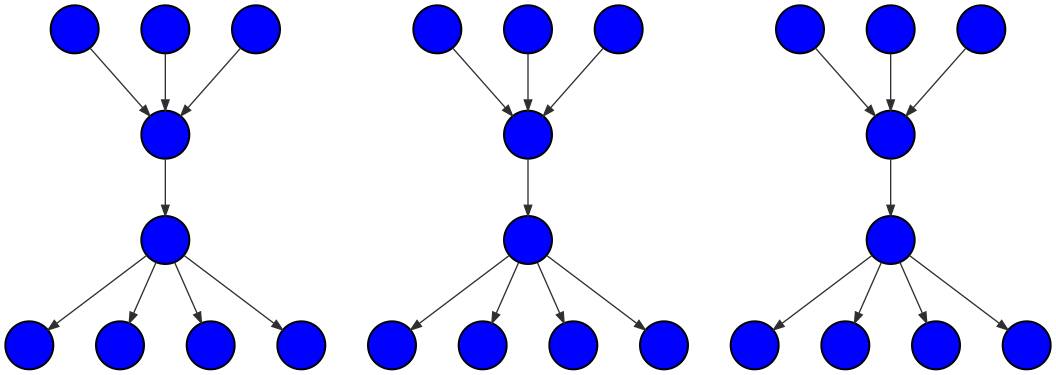

Write the Python code that produced this figure.
from pathlib import Path
import importlib
import numpy as np
import matplotlib.pyplot as plt


# ---- Graph and scheduling config ----
# Resource is the fraction of a processor needed by a task (0 < resource <= 1).
# NODE_DEFS = {
# 	"A": {"resource": 1 / 3, "time": 1},
# 	"B": {"resource": 1 / 3, "time": 2},
# 	"C": {"resource": 1 / 3, "time": 1},
# 	"D": {"resource": 1.0, "time": 3},
# 	"E": {"resource": 1, "time": 1},
# 	"F": {"resource": 1, "time": 1},
# 	"H": {"resource": 1 / 3, "time": 1},
# 	"I": {"resource": 1 / 3, "time": 1},
# 	"J": {"resource": 1 / 3, "time": 2},
# 	"K": {"resource": 1.0, "time": 3},
# 	"L": {"resource": 1, "time": 1},
# 	"M": {"resource": 1, "time": 1},
# 	"N": {"resource": 1 / 3, "time": 2},
# 	"O": {"resource": 1 / 3, "time": 1},
# 	"P": {"resource": 1 / 3, "time": 1},
# 	"Q": {"resource": 1.0, "time": 3},
# 	"R": {"resource": 1, "time": 1},
# 	"S": {"resource": 1, "time": 1},
# }

NODE_DEFS = {
	"A": {},
	"B": {},
	"C": {},
	"D": {},
	"E": {},
	"F": {},
	"G": {},
	"H": {},
	"I": {},
}

EDGES = [
	["A", "D"],
	["B", "D"],
	["C", "D"],
	["D", "E"],
	["E", "F"],
	["E", "G"],
	["E", "I"],
	["E", "H"],
]

# scale to 4 concurrent graphs
EDGES = [[f"{x}{i}", f"{y}{i}"] for i in range(1, 4) for x, y in EDGES]
NODE_DEFS = {f"{node}{i}": {} for i in range(1, 4) for node in NODE_DEFS.keys()}

def compute_stage_levels(node_defs, edges):
	"""Assign each node a stage level from DAG structure (order-independent)."""
	nodes = list(node_defs.keys())
	parents = {node: [] for node in nodes}
	children = {node: [] for node in nodes}
	indegree = {node: 0 for node in nodes}

	for src, dst in edges:
		if src not in node_defs or dst not in node_defs:
			raise ValueError(f"Edge ({src}, {dst}) refers to an unknown node.")
		children[src].append(dst)
		parents[dst].append(src)
		indegree[dst] += 1

	queue = [node for node in nodes if indegree[node] == 0]
	levels = {node: 0 for node in queue}
	visited = 0

	while queue:
		node = queue.pop(0)
		visited += 1
		for child in children[node]:
			levels[child] = max(levels.get(child, 0), levels[node] + 1)
			indegree[child] -= 1
			if indegree[child] == 0:
				queue.append(child)

	if visited != len(nodes):
		raise ValueError("Input graph is not a DAG (cycle detected).")

	for node in nodes:
		levels.setdefault(node, 0)
	return levels


def _split_output_path(output_path: str) -> tuple[str, str]:
	"""Convert a path like dag_connected.png into (dag_connected, png)."""
	path = Path(output_path)
	if path.suffix:
		return str(path.with_suffix("")), path.suffix.lstrip(".")
	return str(path), "png"


def draw_connected_dag(output_path: str = "ligo_example_dag.png") -> None:
	"""Render the DAG with Graphviz and color nodes by assigned processor."""
	try:
		graphviz = importlib.import_module("graphviz")
	except ModuleNotFoundError as exc:
		raise RuntimeError(
			"Missing dependency: graphviz. Install it with: pip install graphviz"
		) from exc

	Digraph = graphviz.Digraph

	nodes = list(NODE_DEFS.keys())
	# assignment, start_time, finish_time, run_order = schedule_nodes(
	# 	NODE_DEFS,
	# 	EDGES,
	# 	PRIORITY_ORDERING,
	# 	num_processors,
	# 	look_ahead
	# )
	levels = compute_stage_levels(NODE_DEFS, EDGES)

	dot = Digraph("task_mapping", format="png")
	dot.attr(rankdir="TD", splines="spline", nodesep="0.45", ranksep="0.6")
	dot.attr("node", shape="circle", style="filled", fontcolor="white", fontsize="14", penwidth="1.5")
	dot.attr("edge", color="#2f2f2f", arrowsize="0.8", penwidth="1.0")

	for node in nodes:
		dot.node(node, label='', fillcolor='blue')

	for src, dst in EDGES:
		dot.edge(src, dst)

	# Force nodes in the same stage to share rank, making LR layout clearly horizontal.
	max_level = max(levels.values()) if levels else 0
	for level in range(max_level + 1):
		same_level_nodes = [node for node in nodes if levels[node] == level]
		if not same_level_nodes:
			continue
		with dot.subgraph() as sub:
			sub.attr(rank="same")
			for node in same_level_nodes:
				sub.node(node)

	base_name, output_format = _split_output_path(output_path)
	dot.format = output_format
	try:
		rendered_path = dot.render(filename=base_name, cleanup=True)
	except Exception as exc:
		raise RuntimeError(
			"Graphviz rendering failed. Install Graphviz system binaries (dot), "
			"then retry."
		) from exc

if __name__ == "__main__":
	draw_connected_dag()
